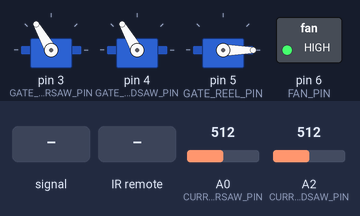
Bench run of a sketch on a simulated Arduino Uno, built with avr-gcc and run on an emulated ATmega328P. Shown: 3 × servo, switched loads named in the sketch (green lamp = pin HIGH). Wiring (inferred from the names in the program): IR receiver: data pin 2. Inputs (shaded band) come from the test bench; at power-on: A2 (CURRENT_BANDSAW_PIN) = 512, A0 (CURRENT_MITERSAW_PIN) = 512.

Above: at 1.2 s.
1.3 s: A0 (CURRENT_MITERSAW_PIN) fed a 200 Hz sine of ±81 counts around its level
At 2.6 s:
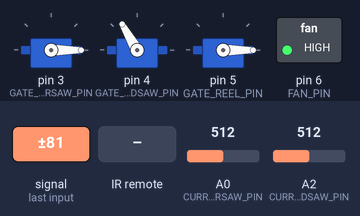
3.2 s: A2 (CURRENT_BANDSAW_PIN) set to 716
At 3.8 s:
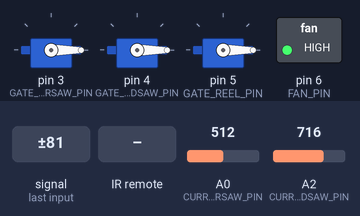
5.5 s: infrared code 0x36EE80 received
At 6.7 s:
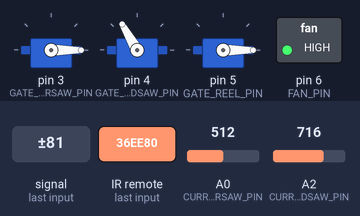
7.0 s: A0 (CURRENT_MITERSAW_PIN) set to 716
At 9.0 s:
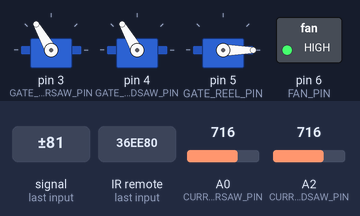
9.3 s: A2 (CURRENT_BANDSAW_PIN) set to 900
At 9.8 s:
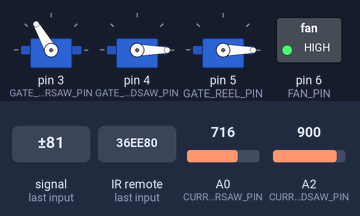
11.5 s: A2 (CURRENT_BANDSAW_PIN) set to 0
At 13.7 s:
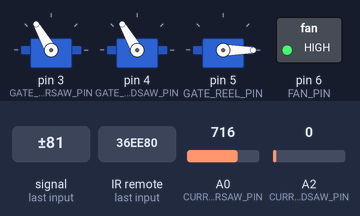
Timing chart, 0 to 15.2 s (numbered marks = the images above; inputs shaded):
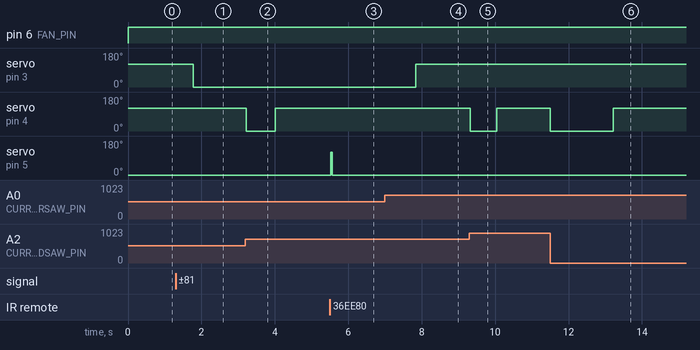

The sketch:

dust_collection_controller_small.ino
```cpp
#include <Servo.h>


#define REMOTE_PIN 2
#define GATE_MITERSAW_PIN 3
#define GATE_BANDSAW_PIN 4
#define GATE_REEL_PIN 5
#define FAN_PIN 6
#define GPIO1_PIN 7
#define GPIO2_PIN 8
#define GPIO3_PIN 9
#define GPIO4_PIN 10
#define GPIO5_PIN 11
#define CURRENT_MITERSAW_PIN A0
#define CURRENT_SPARE0_PIN A1
#define CURRENT_BANDSAW_PIN A2
#define CURRENT_SPARE1_PIN A3

#define CLOSED 120
#define OPEN 0

static const float kResistanceOhm = 500;
static const float kXmerRatio = 1000;
static const float kAdcRangeV = 5;
static const float kAdcMaxVal = 1024;
static const float kAdcToAmps = kAdcRangeV / kAdcMaxVal / kResistanceOhm * kXmerRatio;
static const float kTimeConstantMs = 300.;
static const float kCurrentThreshold = 0.5;
static const uint32_t kTurnOnDelayMs = 1000;
static const uint32_t kTurnOffDelayMs = 5000;
static const uint32_t kMaxFanOnTime = 3600000;

Servo servo_mitersaw;
Servo servo_bandsaw;
Servo servo_reel;

float current_mean_mitersaw  = 0.;
float current_mean_bandsaw   = 0.;
float current_mean2_mitersaw = 0.;
float current_mean2_bandsaw  = 0.;
uint32_t last_t = 0;
uint32_t last_t_saws_were_off = 0;
uint32_t last_t_saws_were_on  = 0;
uint32_t last_t_fan_was_off = 0;
bool last_mitersaw_on = false;
bool last_bandsaw_on = false;
bool last_reel_on = false;


void setup() {
  Serial.begin(115200);
  servo_mitersaw.attach(GATE_MITERSAW_PIN);
  servo_bandsaw.attach(GATE_BANDSAW_PIN);
  servo_reel.attach(GATE_REEL_PIN);
  servo_mitersaw.write(CLOSED);
  servo_bandsaw.write(CLOSED);
  servo_reel.write(CLOSED);
  pinMode(REMOTE_PIN, INPUT);
  pinMode(FAN_PIN, OUTPUT);
}

float ReadCurrent(uint8_t pin) {
  uint16_t adc_val = analogRead(pin);
  return adc_val * kAdcToAmps;
}

float ComputeMeanSquare(float new_val, float& mean, float& mean2, uint32_t t, uint32_t last_t) {
  // On the first round, just use the values straight away
  if (!last_t) {
    mean = new_val;
    mean2 = new_val * new_val;
  } else {
    // Otherwise, use exponential smoothing to estimate the means
    float alpha = (t - last_t) / kTimeConstantMs;
    if (alpha > 1.0) {
      alpha = 1.0;
    }
    mean  = new_val * alpha + mean * (1.0 - alpha);
    mean2 = new_val * new_val * alpha + mean2 * (1.0 - alpha);
  }
  return mean2 - mean * mean;
}

void loop() {
  uint32_t t = millis();

  float current_mitersaw = ReadCurrent(CURRENT_MITERSAW_PIN);
  float current_bandsaw  = ReadCurrent(CURRENT_BANDSAW_PIN);

  // We want to compute the RMS of each signal.
  // If we estimate mean(I) and mean(I^2), we can compute the unbiased mean of squares with:
  //  (RMS(I))^2 = mean(I^2) - mean(I)^2
  // To keep a running average of the signals, we use an exponential smoothing with a given time constant
  // We use floating point math here. Slow, but we don't need to run that fast anyway
  float current_ms_mitersaw = ComputeMeanSquare(current_mitersaw,current_mean_mitersaw, current_mean2_mitersaw, t, last_t);
  float current_ms_bandsaw = ComputeMeanSquare(current_bandsaw,current_mean_bandsaw, current_mean2_bandsaw, t, last_t);

  // Threshold currents
  bool mitersaw_on = (current_ms_mitersaw > kCurrentThreshold * kCurrentThreshold);
  bool bandsaw_on = (current_ms_bandsaw > kCurrentThreshold * kCurrentThreshold);
  bool reel_on = digitalRead(REMOTE_PIN);
  bool any_saw_on = mitersaw_on || bandsaw_on;
  if (any_saw_on) {
    last_t_saws_were_on = t;
  } else {
    last_t_saws_were_off = t;
  }

  // Turn the fan on and off with delays (or no delay if this comes from the reel)
  if (any_saw_on && (t > last_t_saws_were_off + kTurnOnDelayMs)) {
    digitalWrite(FAN_PIN, 1);
  }
  if (!any_saw_on && (t > last_t_saws_were_on + kTurnOffDelayMs)) {
    digitalWrite(FAN_PIN, 0);
  }
  if (reel_on) {
    digitalWrite(FAN_PIN, 1);
  }

  // If the fan has been on for more than 1 hour, there is probably a problem. Turn it off.
  if (!digitalRead(FAN_PIN)) {
    last_t_fan_was_off = t;
  }

  if (t - last_t_fan_was_off > kMaxFanOnTime) {
    digitalWrite(FAN_PIN, 0);
  }

  // Manage the gates.
  if ((mitersaw_on != last_mitersaw_on) ||
      (bandsaw_on != last_bandsaw_on) ||
      (reel_on != last_reel_on)) {
    //  When the last machine turns off we want to keep its gate open, as
    //  it is likely that the same machine is going to turn on again soon.
    //  This will minimize the wear on the gate.
    if (mitersaw_on || bandsaw_on || reel_on) {
      servo_mitersaw.write(mitersaw_on ? OPEN : CLOSED);
      servo_bandsaw.write(bandsaw_on ? OPEN : CLOSED);
      servo_reel.write(reel_on ? OPEN : CLOSED);
    }
  }

  last_mitersaw_on = mitersaw_on;
  last_bandsaw_on = bandsaw_on;
  last_reel_on = reel_on;
  last_t = t;
}
```

Measured:
- after the input at 1.3 s, servo on pin 3 (GATE_MITERSAW_PIN): 120° → 0° after 0.48 s
- after the input at 3.2 s, servo on pin 4 (GATE_BANDSAW_PIN): 120° → 0° at once, → 120° 0.79 s later
- after the input at 5.5 s, servo on pin 5 (GATE_REEL_PIN): 0° → 120° at once, → 0° 0.05 s later
- after the input at 7.0 s, servo on pin 3 (GATE_MITERSAW_PIN): 0° → 120° after 0.83 s
- after the input at 9.3 s, servo on pin 4 (GATE_BANDSAW_PIN): 120° → 0° at once, → 120° 0.71 s later
- after the input at 11.5 s, servo on pin 4 (GATE_BANDSAW_PIN): 120° → 0° at once, → 120° 1.7 s later
